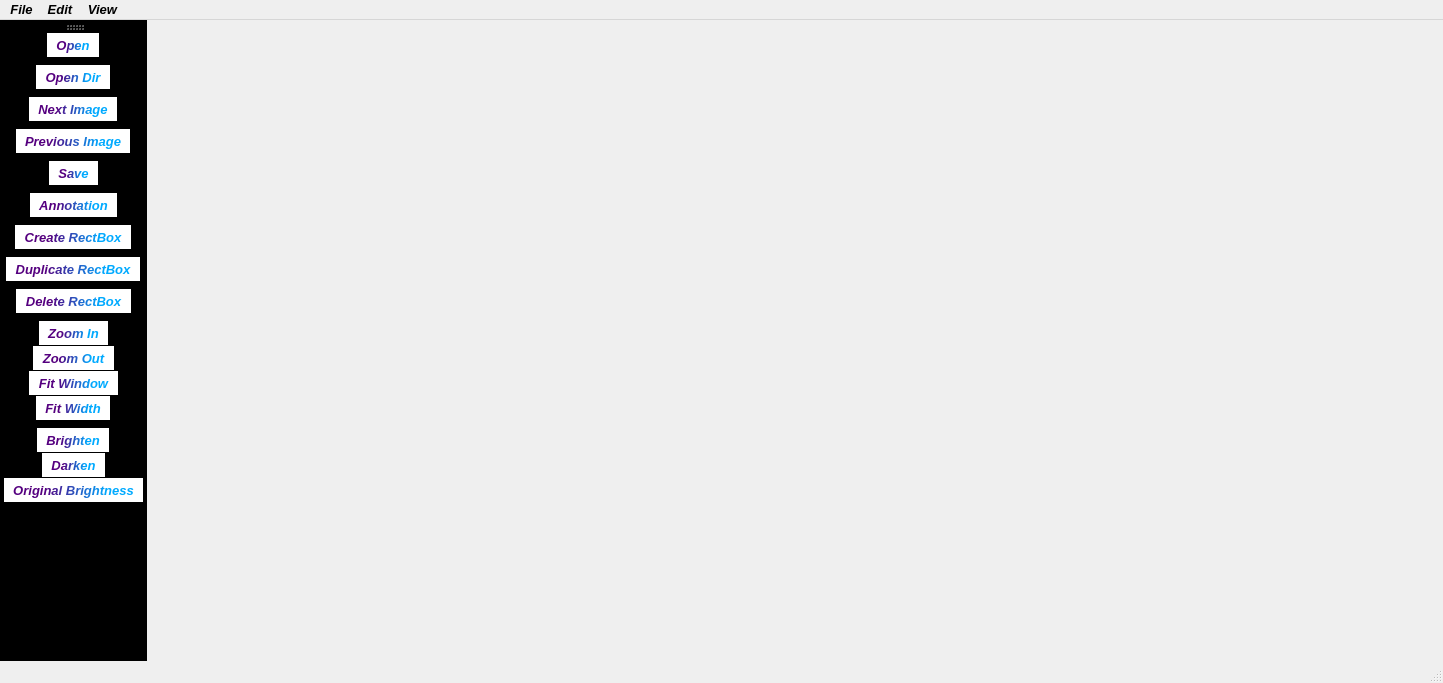
<?xml version="1.0" encoding="UTF-8"?>
<ui version="4.0">
 <class>MainWindow</class>
 <widget class="QMainWindow" name="MainWindow">
  <property name="geometry">
   <rect>
    <x>0</x>
    <y>0</y>
    <width>1443</width>
    <height>683</height>
   </rect>
  </property>
  <property name="font">
   <font>
    <family>Segoe UI</family>
    <pointsize>10</pointsize>
    <weight>75</weight>
    <italic>true</italic>
    <bold>true</bold>
   </font>
  </property>
  <property name="windowTitle">
   <string>Label Me</string>
  </property>
  <property name="windowIcon">
   <iconset resource="Res.qrc">
    <normaloff>:/Icons/Images/icon/annotation.jpeg</normaloff>:/Icons/Images/icon/annotation.jpeg</iconset>
  </property>
  <property name="iconSize">
   <size>
    <width>32</width>
    <height>32</height>
   </size>
  </property>
  <property name="tabShape">
   <enum>QTabWidget::Rounded</enum>
  </property>
  <widget class="QWidget" name="centralwidget"/>
  <widget class="QMenuBar" name="menubar">
   <property name="geometry">
    <rect>
     <x>0</x>
     <y>0</y>
     <width>1443</width>
     <height>21</height>
    </rect>
   </property>
   <widget class="QMenu" name="menuFile">
    <property name="font">
     <font>
      <pointsize>10</pointsize>
      <weight>50</weight>
      <italic>false</italic>
      <bold>false</bold>
     </font>
    </property>
    <property name="title">
     <string>File</string>
    </property>
    <addaction name="actionOpen"/>
    <addaction name="actionOpen_Directory"/>
    <addaction name="actionOpen_Annotation"/>
    <addaction name="actionCopy_previous_Bounding_Boxes_in_the_current_image"/>
    <addaction name="actionSave"/>
    <addaction name="actionSave_As"/>
    <addaction name="actionClose"/>
    <addaction name="actionReset_All"/>
    <addaction name="actionDelete_current_image"/>
    <addaction name="actionQuit"/>
   </widget>
   <widget class="QMenu" name="menuEdit">
    <property name="title">
     <string>Edit</string>
    </property>
    <addaction name="actionCreate_RectBox"/>
    <addaction name="actionEdit_Label"/>
    <addaction name="actionDuplicate_RectBox"/>
    <addaction name="actionDelete_RectBox"/>
    <addaction name="separator"/>
    <addaction name="actionBox_Line_Square"/>
    <addaction name="actionDraw_Square"/>
   </widget>
   <widget class="QMenu" name="menuView">
    <property name="font">
     <font>
      <weight>75</weight>
      <italic>true</italic>
      <bold>true</bold>
     </font>
    </property>
    <property name="title">
     <string>View</string>
    </property>
    <addaction name="actionAction_Save_Mode"/>
    <addaction name="actionSingle_Class_Mode"/>
    <addaction name="actionDisplay_Labels"/>
    <addaction name="actionShow_Hide_Label_panel"/>
    <addaction name="actionAdvanced_Mode"/>
    <addaction name="separator"/>
    <addaction name="actionHide_RectBox"/>
    <addaction name="actionShow_RectBox"/>
    <addaction name="separator"/>
    <addaction name="actionZoom_In"/>
    <addaction name="actionZoom_Out"/>
    <addaction name="actionOrginal_Size"/>
    <addaction name="separator"/>
    <addaction name="actionFit_Window"/>
    <addaction name="actionFit_Width"/>
    <addaction name="separator"/>
    <addaction name="actionBrighten"/>
    <addaction name="actionDarken"/>
    <addaction name="actionOriginal_Brightness"/>
   </widget>
   <addaction name="menuFile"/>
   <addaction name="menuEdit"/>
   <addaction name="menuView"/>
  </widget>
  <widget class="QStatusBar" name="statusBar"/>
  <widget class="QToolBar" name="toolBar">
   <property name="font">
    <font>
     <family>Segoe UI</family>
     <pointsize>10</pointsize>
     <weight>75</weight>
     <italic>true</italic>
     <bold>true</bold>
    </font>
   </property>
   <property name="windowTitle">
    <string>toolBar</string>
   </property>
   <property name="autoFillBackground">
    <bool>false</bool>
   </property>
   <property name="styleSheet">
    <string notr="true">color: qlineargradient(spread:reflect, x1:0, y1:0, x2:1, y2:0, stop:0.261364 rgba(85, 0, 127, 255), stop:0.778409 rgba(0, 170, 255, 255));
background-color: qlineargradient(spread:pad, x1:0, y1:0, x2:1, y2:0, stop:0 rgba(255, 255, 255, 255), stop:1 rgba(255, 255, 255, 255));</string>
   </property>
   <property name="iconSize">
    <size>
     <width>50</width>
     <height>50</height>
    </size>
   </property>
   <property name="toolButtonStyle">
    <enum>Qt::ToolButtonTextUnderIcon</enum>
   </property>
   <attribute name="toolBarArea">
    <enum>LeftToolBarArea</enum>
   </attribute>
   <attribute name="toolBarBreak">
    <bool>false</bool>
   </attribute>
   <addaction name="actionOpen"/>
   <addaction name="separator"/>
   <addaction name="actionOpen_Directory"/>
   <addaction name="separator"/>
   <addaction name="actionNext_Image"/>
   <addaction name="separator"/>
   <addaction name="actionPrevious_Image"/>
   <addaction name="separator"/>
   <addaction name="actionSave"/>
   <addaction name="separator"/>
   <addaction name="actionYOLO"/>
   <addaction name="separator"/>
   <addaction name="actionCreate_RectBox"/>
   <addaction name="separator"/>
   <addaction name="actionDuplicate_RectBox"/>
   <addaction name="separator"/>
   <addaction name="actionDelete_RectBox"/>
   <addaction name="separator"/>
   <addaction name="actionZoom_In"/>
   <addaction name="actionZoom_Out"/>
   <addaction name="actionFit_Window"/>
   <addaction name="actionFit_Width"/>
   <addaction name="separator"/>
   <addaction name="actionBrighten"/>
   <addaction name="actionDarken"/>
   <addaction name="actionOriginal_Brightness"/>
  </widget>
  <action name="actionOpen">
   <property name="icon">
    <iconset resource="Res.qrc">
     <normaloff>:/Icons/Images/icon/open canva.png</normaloff>:/Icons/Images/icon/open canva.png</iconset>
   </property>
   <property name="text">
    <string>Open</string>
   </property>
   <property name="iconText">
    <string>Open</string>
   </property>
   <property name="statusTip">
    <string>Open File</string>
   </property>
   <property name="font">
    <font>
     <family>Segoe UI</family>
     <pointsize>10</pointsize>
     <weight>75</weight>
     <italic>true</italic>
     <bold>true</bold>
    </font>
   </property>
   <property name="shortcut">
    <string>Ctrl+O</string>
   </property>
   <property name="shortcutVisibleInContextMenu">
    <bool>true</bool>
   </property>
  </action>
  <action name="actionOpen_Directory">
   <property name="icon">
    <iconset resource="Res.qrc">
     <normaloff>:/Icons/Images/icon/open canva.png</normaloff>:/Icons/Images/icon/open canva.png</iconset>
   </property>
   <property name="text">
    <string>Open Directory</string>
   </property>
   <property name="iconText">
    <string>Open Dir</string>
   </property>
   <property name="statusTip">
    <string>Open Directory</string>
   </property>
   <property name="font">
    <font>
     <family>Segoe UI</family>
     <pointsize>10</pointsize>
     <weight>75</weight>
     <italic>true</italic>
     <bold>true</bold>
    </font>
   </property>
   <property name="shortcut">
    <string>Ctrl+U</string>
   </property>
   <property name="shortcutVisibleInContextMenu">
    <bool>true</bool>
   </property>
  </action>
  <action name="actionOpen_Annotation">
   <property name="icon">
    <iconset>
     <normaloff>:/Icon/Images/icon/open icon.png</normaloff>:/Icon/Images/icon/open icon.png</iconset>
   </property>
   <property name="text">
    <string>Open Annotation</string>
   </property>
   <property name="statusTip">
    <string>Open an Annotation file</string>
   </property>
   <property name="font">
    <font>
     <weight>75</weight>
     <bold>true</bold>
    </font>
   </property>
   <property name="shortcut">
    <string>Ctrl+Shift+O</string>
   </property>
   <property name="shortcutVisibleInContextMenu">
    <bool>true</bool>
   </property>
  </action>
  <action name="actionCopy_previous_Bounding_Boxes_in_the_current_image">
   <property name="text">
    <string>Copy previous Bounding Boxes in the current image</string>
   </property>
   <property name="shortcutVisibleInContextMenu">
    <bool>true</bool>
   </property>
  </action>
  <action name="actionOpen_Recent">
   <property name="text">
    <string>Open Recent</string>
   </property>
   <property name="shortcutVisibleInContextMenu">
    <bool>true</bool>
   </property>
  </action>
  <action name="actionSave">
   <property name="icon">
    <iconset resource="Res.qrc">
     <normaloff>:/Icons/Images/icon/Save.png</normaloff>:/Icons/Images/icon/Save.png</iconset>
   </property>
   <property name="text">
    <string>Save</string>
   </property>
   <property name="statusTip">
    <string>Save the label to a file</string>
   </property>
   <property name="font">
    <font>
     <family>Segoe UI</family>
     <pointsize>10</pointsize>
     <weight>75</weight>
     <italic>true</italic>
     <bold>true</bold>
    </font>
   </property>
   <property name="shortcut">
    <string>Ctrl+S</string>
   </property>
   <property name="shortcutVisibleInContextMenu">
    <bool>true</bool>
   </property>
  </action>
  <action name="actionSave_As">
   <property name="icon">
    <iconset>
     <normaloff>:/Icon/Images/icon/save icon.png</normaloff>:/Icon/Images/icon/save icon.png</iconset>
   </property>
   <property name="text">
    <string>Save As</string>
   </property>
   <property name="statusTip">
    <string>Save the labels to different file</string>
   </property>
   <property name="font">
    <font>
     <weight>75</weight>
     <bold>true</bold>
    </font>
   </property>
   <property name="shortcut">
    <string>Ctrl+Shift+S</string>
   </property>
   <property name="shortcutVisibleInContextMenu">
    <bool>true</bool>
   </property>
  </action>
  <action name="actionClose">
   <property name="icon">
    <iconset>
     <normaloff>:/Icon/Images/icon/close icon.png</normaloff>:/Icon/Images/icon/close icon.png</iconset>
   </property>
   <property name="text">
    <string>Close</string>
   </property>
   <property name="statusTip">
    <string>Close the curret file</string>
   </property>
   <property name="font">
    <font>
     <weight>75</weight>
     <bold>true</bold>
    </font>
   </property>
   <property name="shortcut">
    <string>Ctrl+W</string>
   </property>
   <property name="shortcutVisibleInContextMenu">
    <bool>true</bool>
   </property>
  </action>
  <action name="actionReset_All">
   <property name="icon">
    <iconset>
     <normaloff>:/Icon/Images/icon/reset icon.png</normaloff>:/Icon/Images/icon/reset icon.png</iconset>
   </property>
   <property name="text">
    <string>Reset All</string>
   </property>
   <property name="statusTip">
    <string>Reset All</string>
   </property>
   <property name="shortcutVisibleInContextMenu">
    <bool>true</bool>
   </property>
  </action>
  <action name="actionDelete_current_image">
   <property name="icon">
    <iconset>
     <normaloff>:/Icon/Images/icon/close icon.png</normaloff>:/Icon/Images/icon/close icon.png</iconset>
   </property>
   <property name="text">
    <string>Delete current image</string>
   </property>
   <property name="statusTip">
    <string>Delete the current image</string>
   </property>
   <property name="shortcut">
    <string>Ctrl+Shift+D</string>
   </property>
   <property name="shortcutVisibleInContextMenu">
    <bool>true</bool>
   </property>
  </action>
  <action name="actionQuit">
   <property name="icon">
    <iconset>
     <normaloff>:/Icon/Images/icon/close icon.png</normaloff>:/Icon/Images/icon/close icon.png</iconset>
   </property>
   <property name="text">
    <string>Quit</string>
   </property>
   <property name="statusTip">
    <string>Quit</string>
   </property>
   <property name="font">
    <font>
     <weight>75</weight>
     <bold>true</bold>
    </font>
   </property>
   <property name="shortcut">
    <string>Ctrl+Q</string>
   </property>
   <property name="shortcutVisibleInContextMenu">
    <bool>true</bool>
   </property>
  </action>
  <action name="actionCreate_RectBox">
   <property name="icon">
    <iconset resource="Res.qrc">
     <normaloff>:/Icons/Images/icon/boundingboxes.png</normaloff>:/Icons/Images/icon/boundingboxes.png</iconset>
   </property>
   <property name="text">
    <string>Create RectBox</string>
   </property>
   <property name="statusTip">
    <string>Draw a new box</string>
   </property>
   <property name="font">
    <font>
     <family>Segoe UI</family>
     <pointsize>10</pointsize>
     <weight>75</weight>
     <italic>true</italic>
     <bold>true</bold>
    </font>
   </property>
   <property name="shortcut">
    <string>W</string>
   </property>
  </action>
  <action name="actionEdit_Label">
   <property name="icon">
    <iconset>
     <normaloff>:/Icon/Images/icon/edit label.png</normaloff>:/Icon/Images/icon/edit label.png</iconset>
   </property>
   <property name="text">
    <string>Edit Label</string>
   </property>
   <property name="statusTip">
    <string>Modify the label of selected box</string>
   </property>
   <property name="font">
    <font>
     <weight>75</weight>
     <bold>true</bold>
    </font>
   </property>
   <property name="shortcut">
    <string>Ctrl+E</string>
   </property>
  </action>
  <action name="actionDuplicate_RectBox">
   <property name="icon">
    <iconset>
     <normaloff>:/Icon/Images/icon/dupicate icon.png</normaloff>:/Icon/Images/icon/dupicate icon.png</iconset>
   </property>
   <property name="text">
    <string>Duplicate RectBox</string>
   </property>
   <property name="statusTip">
    <string>Create a duplicate of selected box</string>
   </property>
   <property name="font">
    <font>
     <family>Segoe UI</family>
     <pointsize>10</pointsize>
     <weight>75</weight>
     <italic>true</italic>
     <bold>true</bold>
    </font>
   </property>
   <property name="shortcut">
    <string>Ctrl+D</string>
   </property>
  </action>
  <action name="actionDelete_RectBox">
   <property name="icon">
    <iconset>
     <normaloff>:/Icon/Images/icon/remove icon.png</normaloff>:/Icon/Images/icon/remove icon.png</iconset>
   </property>
   <property name="text">
    <string>Delete RectBox</string>
   </property>
   <property name="statusTip">
    <string>Remove the box</string>
   </property>
   <property name="font">
    <font>
     <family>Segoe UI</family>
     <pointsize>10</pointsize>
     <weight>75</weight>
     <italic>true</italic>
     <bold>true</bold>
    </font>
   </property>
   <property name="shortcut">
    <string>Del</string>
   </property>
   <property name="shortcutVisibleInContextMenu">
    <bool>true</bool>
   </property>
  </action>
  <action name="actionBox_Line_Square">
   <property name="icon">
    <iconset>
     <normaloff>:/Icon/Images/icon/pencil icon.png</normaloff>:/Icon/Images/icon/pencil icon.png</iconset>
   </property>
   <property name="text">
    <string>Box Line Color</string>
   </property>
   <property name="statusTip">
    <string>Choose Box line color</string>
   </property>
   <property name="font">
    <font>
     <weight>75</weight>
     <bold>true</bold>
    </font>
   </property>
   <property name="shortcut">
    <string>Ctrl+L</string>
   </property>
   <property name="shortcutVisibleInContextMenu">
    <bool>true</bool>
   </property>
  </action>
  <action name="actionDraw_Square">
   <property name="text">
    <string>Draw Square</string>
   </property>
   <property name="shortcut">
    <string>Ctrl+Shift+R</string>
   </property>
   <property name="shortcutVisibleInContextMenu">
    <bool>true</bool>
   </property>
  </action>
  <action name="actionAuto_Save_Mode">
   <property name="icon">
    <iconset>
     <normaloff>:/Icon/icon/hide icon.png</normaloff>:/Icon/icon/hide icon.png</iconset>
   </property>
   <property name="text">
    <string>Auto Save Mode</string>
   </property>
  </action>
  <action name="actionSingle_Class_Mode">
   <property name="text">
    <string>Single Class Mode</string>
   </property>
   <property name="shortcut">
    <string>Ctrl+Shift+S</string>
   </property>
  </action>
  <action name="actionDisplay_Labels">
   <property name="text">
    <string>Display Labels</string>
   </property>
   <property name="shortcut">
    <string>Ctrl+Shift+P</string>
   </property>
  </action>
  <action name="actionShow_Hide_Label_panel">
   <property name="text">
    <string>Show/Hide Label panel</string>
   </property>
   <property name="shortcut">
    <string>Ctrl+Shift+L</string>
   </property>
   <property name="shortcutVisibleInContextMenu">
    <bool>true</bool>
   </property>
  </action>
  <action name="actionAdvanced_Mode">
   <property name="icon">
    <iconset>
     <normaloff>:/Icon/Images/icon/advance icon.png</normaloff>:/Icon/Images/icon/advance icon.png</iconset>
   </property>
   <property name="text">
    <string>Advanced Mode</string>
   </property>
   <property name="statusTip">
    <string>Switch to Advance Mode</string>
   </property>
   <property name="shortcut">
    <string>Ctrl+Shift+A</string>
   </property>
   <property name="shortcutVisibleInContextMenu">
    <bool>true</bool>
   </property>
  </action>
  <action name="actionHide_RectBox">
   <property name="icon">
    <iconset>
     <normaloff>:/Icon/Images/icon/hide icon.png</normaloff>:/Icon/Images/icon/hide icon.png</iconset>
   </property>
   <property name="text">
    <string>Hide RectBox</string>
   </property>
   <property name="statusTip">
    <string>Hide all bounding Boxes</string>
   </property>
   <property name="shortcut">
    <string>Ctrl+H</string>
   </property>
   <property name="shortcutVisibleInContextMenu">
    <bool>true</bool>
   </property>
  </action>
  <action name="actionShow_RectBox">
   <property name="icon">
    <iconset>
     <normaloff>:/Icon/Images/icon/hide icon.png</normaloff>:/Icon/Images/icon/hide icon.png</iconset>
   </property>
   <property name="text">
    <string>Show RectBox</string>
   </property>
   <property name="statusTip">
    <string>Show all bounding Boxes</string>
   </property>
   <property name="shortcut">
    <string>Ctrl+A</string>
   </property>
   <property name="shortcutVisibleInContextMenu">
    <bool>true</bool>
   </property>
  </action>
  <action name="actionZoom_In">
   <property name="icon">
    <iconset>
     <normaloff>:/Icon/Images/icon/zoom.png</normaloff>:/Icon/Images/icon/zoom.png</iconset>
   </property>
   <property name="text">
    <string>Zoom In</string>
   </property>
   <property name="statusTip">
    <string>Increase Zoom level</string>
   </property>
   <property name="font">
    <font>
     <family>Segoe UI</family>
     <pointsize>10</pointsize>
     <weight>75</weight>
     <italic>true</italic>
     <bold>true</bold>
    </font>
   </property>
   <property name="shortcut">
    <string>Ctrl++</string>
   </property>
   <property name="shortcutVisibleInContextMenu">
    <bool>true</bool>
   </property>
  </action>
  <action name="actionZoom_Out">
   <property name="icon">
    <iconset>
     <normaloff>:/Icon/Images/icon/zoom out icon.png</normaloff>:/Icon/Images/icon/zoom out icon.png</iconset>
   </property>
   <property name="text">
    <string>Zoom Out</string>
   </property>
   <property name="statusTip">
    <string>Decrease Zoom level</string>
   </property>
   <property name="font">
    <font>
     <family>Segoe UI</family>
     <pointsize>10</pointsize>
     <weight>75</weight>
     <italic>true</italic>
     <bold>true</bold>
    </font>
   </property>
   <property name="shortcut">
    <string>Ctrl+-</string>
   </property>
   <property name="shortcutVisibleInContextMenu">
    <bool>true</bool>
   </property>
  </action>
  <action name="actionOrginal_Size">
   <property name="icon">
    <iconset>
     <normaloff>:/Icon/Images/icon/origibal icon.png</normaloff>:/Icon/Images/icon/origibal icon.png</iconset>
   </property>
   <property name="text">
    <string>Orginal Size</string>
   </property>
   <property name="statusTip">
    <string>Zoom to Orginal Size</string>
   </property>
   <property name="shortcut">
    <string>Ctrl+=</string>
   </property>
   <property name="shortcutVisibleInContextMenu">
    <bool>true</bool>
   </property>
  </action>
  <action name="actionFit_Window">
   <property name="icon">
    <iconset>
     <normaloff>:/Icon/Images/icon/fit window.png</normaloff>:/Icon/Images/icon/fit window.png</iconset>
   </property>
   <property name="text">
    <string>Fit Window</string>
   </property>
   <property name="statusTip">
    <string>Zoom follows window size</string>
   </property>
   <property name="font">
    <font>
     <family>Segoe UI</family>
     <pointsize>10</pointsize>
     <weight>75</weight>
     <italic>true</italic>
     <bold>true</bold>
    </font>
   </property>
   <property name="shortcut">
    <string>Ctrl+F</string>
   </property>
   <property name="shortcutVisibleInContextMenu">
    <bool>true</bool>
   </property>
  </action>
  <action name="actionFit_Width">
   <property name="icon">
    <iconset>
     <normaloff>:/Icon/Images/icon/fit width.png</normaloff>:/Icon/Images/icon/fit width.png</iconset>
   </property>
   <property name="text">
    <string>Fit Width</string>
   </property>
   <property name="statusTip">
    <string>Zoom follows window width</string>
   </property>
   <property name="font">
    <font>
     <family>Segoe UI</family>
     <pointsize>10</pointsize>
     <weight>75</weight>
     <italic>true</italic>
     <bold>true</bold>
    </font>
   </property>
   <property name="shortcut">
    <string>Ctrl+Shift+F</string>
   </property>
   <property name="shortcutVisibleInContextMenu">
    <bool>true</bool>
   </property>
  </action>
  <action name="actionBrighten">
   <property name="icon">
    <iconset>
     <normaloff>:/Icon/Images/icon/brighten icon.png</normaloff>:/Icon/Images/icon/brighten icon.png</iconset>
   </property>
   <property name="text">
    <string>Brighten</string>
   </property>
   <property name="statusTip">
    <string>Increase Image Brightness</string>
   </property>
   <property name="font">
    <font>
     <family>Segoe UI</family>
     <pointsize>10</pointsize>
     <weight>75</weight>
     <italic>true</italic>
     <bold>true</bold>
    </font>
   </property>
   <property name="shortcut">
    <string>Ctrl+Shift+Num++</string>
   </property>
   <property name="shortcutVisibleInContextMenu">
    <bool>true</bool>
   </property>
  </action>
  <action name="actionDarken">
   <property name="icon">
    <iconset>
     <normaloff>:/Icon/Images/icon/darken icon.png</normaloff>:/Icon/Images/icon/darken icon.png</iconset>
   </property>
   <property name="text">
    <string>Darken</string>
   </property>
   <property name="statusTip">
    <string>Decrease Image Brightness</string>
   </property>
   <property name="font">
    <font>
     <family>Segoe UI</family>
     <pointsize>10</pointsize>
     <weight>75</weight>
     <italic>true</italic>
     <bold>true</bold>
    </font>
   </property>
   <property name="shortcut">
    <string>Ctrl+Shift+Num+-</string>
   </property>
   <property name="shortcutVisibleInContextMenu">
    <bool>true</bool>
   </property>
  </action>
  <action name="actionOriginal_Brightness">
   <property name="icon">
    <iconset>
     <normaloff>:/Icon/Images/icon/original brightnes.png</normaloff>:/Icon/Images/icon/original brightnes.png</iconset>
   </property>
   <property name="text">
    <string>Original Brightness</string>
   </property>
   <property name="statusTip">
    <string>Restore Original Brightness</string>
   </property>
   <property name="font">
    <font>
     <family>Segoe UI</family>
     <pointsize>10</pointsize>
     <weight>75</weight>
     <italic>true</italic>
     <bold>true</bold>
    </font>
   </property>
   <property name="shortcut">
    <string>Ctrl+Shift+=</string>
   </property>
   <property name="shortcutVisibleInContextMenu">
    <bool>true</bool>
   </property>
  </action>
  <action name="actionNext_Image">
   <property name="icon">
    <iconset resource="Res.qrc">
     <normaloff>:/Icons/Images/icon/next image.png</normaloff>:/Icons/Images/icon/next image.png</iconset>
   </property>
   <property name="text">
    <string>Next Image</string>
   </property>
   <property name="toolTip">
    <string>Open Next Image</string>
   </property>
   <property name="statusTip">
    <string>Open Next Image</string>
   </property>
   <property name="font">
    <font>
     <family>Segoe UI</family>
     <pointsize>10</pointsize>
     <weight>75</weight>
     <italic>true</italic>
     <bold>true</bold>
    </font>
   </property>
   <property name="shortcut">
    <string>D</string>
   </property>
   <property name="shortcutVisibleInContextMenu">
    <bool>true</bool>
   </property>
  </action>
  <action name="actionPrevious_Image">
   <property name="icon">
    <iconset resource="Res.qrc">
     <normaloff>:/Icons/Images/icon/previous image.png</normaloff>:/Icons/Images/icon/previous image.png</iconset>
   </property>
   <property name="text">
    <string>Previous Image</string>
   </property>
   <property name="toolTip">
    <string>Previous Image</string>
   </property>
   <property name="statusTip">
    <string>Previous Image</string>
   </property>
   <property name="font">
    <font>
     <family>Segoe UI</family>
     <pointsize>10</pointsize>
     <weight>75</weight>
     <italic>true</italic>
     <bold>true</bold>
    </font>
   </property>
   <property name="shortcut">
    <string>A</string>
   </property>
   <property name="shortcutVisibleInContextMenu">
    <bool>true</bool>
   </property>
  </action>
  <action name="actionYOLO">
   <property name="icon">
    <iconset resource="Res.qrc">
     <normaloff>:/Icons/Images/icon/Yolo.png</normaloff>:/Icons/Images/icon/Yolo.png</iconset>
   </property>
   <property name="text">
    <string>Annotation</string>
   </property>
   <property name="toolTip">
    <string>Type of annotayion</string>
   </property>
   <property name="statusTip">
    <string>Type of annotation</string>
   </property>
   <property name="font">
    <font>
     <family>Segoe UI</family>
     <pointsize>10</pointsize>
     <weight>75</weight>
     <italic>true</italic>
     <bold>true</bold>
    </font>
   </property>
   <property name="shortcutVisibleInContextMenu">
    <bool>true</bool>
   </property>
  </action>
  <action name="actionAction_Save_Mode">
   <property name="text">
    <string>Action Save Mode</string>
   </property>
   <property name="font">
    <font/>
   </property>
  </action>
 </widget>
 <resources>
  <include location="Res.qrc"/>
 </resources>
 <connections/>
</ui>
